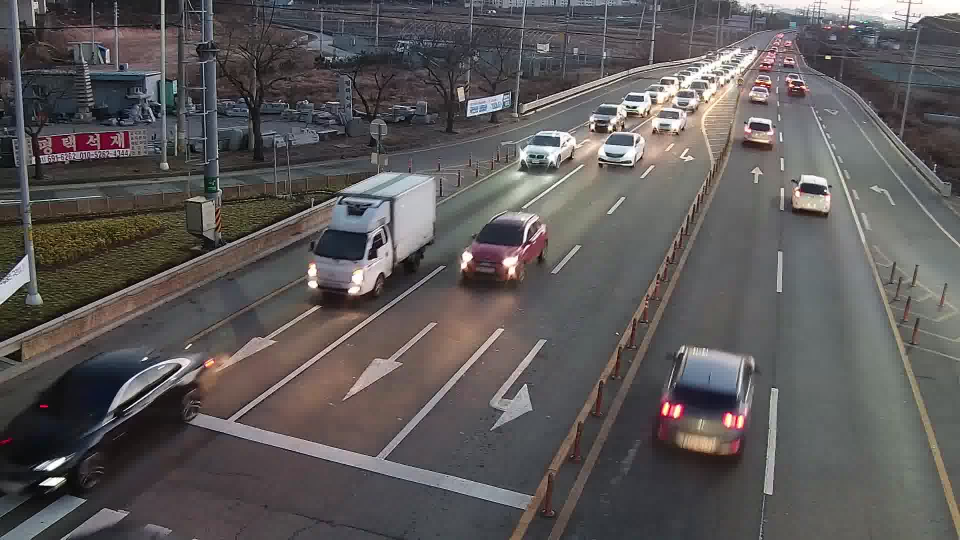
#> input picture images/001.jpg, 1920 x 1080 px (shown at 1/2 size); its folder holds only this picture in this run
$ python imageaug.py
#> lines starting #> are read from the running program, lines starting #| are printed output that depends on the picture
import cv2 as cv
import numpy as np
import math
import random
import os
from glob import glob


def imagebatch(folderpath):
#> called with folderpath = 'images'
    img_list = glob(folderpath+'/*.jpg')
    dataset_size = len(img_list)
    batch_image = []
    for n, path in enumerate(img_list[:dataset_size]):
        image = cv.imread(path)
#> image is the input picture: shape (1080, 1920, 3); mean B, G, R 88.9, 88.8, 92.6
        batch_image.append(image)
    return batch_image

def AffineTransform(imagearray, deg=0, scale=1, x_trans=0, y_trans=0, x_shear=0, y_shear=0):
    # -----h,w 값 할당 및 center 설정-----
    (h, w) = img.shape[:2]
    # -----Translation & shear transformation-----

    T_trans = np.float32([
        [1, 0, x_trans],
        [0, 1, y_trans],
        [0, 0, 1]])
    T_shear = np.float32([
        [1, x_shear, 0],
        [y_shear, 1, 0],
        [0, 0, 1]])

    T = T_trans @ T_shear
    T = np.delete(T, 2, axis=0)
    #     tns = cv.warpAffine(img, T, (w, h))
    tns = cv.warpAffine(img, T, (img.shape[1], img.shape[0]))

    #     cv.imshow("mid", tns)
    #     cv.waitKey(0)
    #     cv.destroyAllWindows()

    #     -----rotation & scale transformation-----
    #     (h, w) = tns.shape[:2]
    (cX, cY) = (tns.shape[1] / 2, tns.shape[0] / 2)

    T_rot = cv.getRotationMatrix2D((cX, cY), deg, scale)  # (center, angle, scale)
    rotated = cv.warpAffine(tns, T_rot, (tns.shape[1], tns.shape[0]))
    print(rotated.shape)
    return rotated

def RandomAffine(imagearray):
    # -----h,w 값 할당 및 center 설정-----
    (h, w) = imagearray.shape[:2]

    x_trans = random.randint(0, 0.3 * w)
    y_trans = random.randint(0, 0.3 * h)
    x_shear = random.uniform(0, 0.3)
    y_shear = random.uniform(0, 0.3)
    deg = random.randint(-30, 30)
    scale = random.uniform(0.5, 1.5)

    # -----Translation & shear transformation-----
    T_trans = np.float32([
        [1, 0, x_trans],
        [0, 1, y_trans],
        [0, 0, 1]])
    T_shear = np.float32([
        [1, x_shear, 0],
        [y_shear, 1, 0],
        [0, 0, 1]])

    T = T_trans @ T_shear
    T = np.delete(T, 2, axis=0)
    #     tns = cv.warpAffine(img, T, (w, h))
    tns = cv.warpAffine(imagearray, T, (imagearray.shape[1], imagearray.shape[0]))

    #     -----rotation & scale transformation-----

    (cX, cY) = (tns.shape[1] / 2, tns.shape[0] / 2)

    T_rot = cv.getRotationMatrix2D((cX, cY), deg, scale)  # (center, angle, scale)
    rotated = cv.warpAffine(tns, T_rot, (tns.shape[1], tns.shape[0]))
    return rotated

def RandomBrCtBl(imagearray):
    alpha = random.uniform(0.1,3)
    beta  = random.randint(1,100)
    kernel_size = random.randrange(1,31,2)
    img_BrCt = cv.convertScaleAbs(imagearray, -1 ,alpha, beta)
    Bl = cv.GaussianBlur(img_BrCt,(kernel_size,kernel_size),0)
    return Bl

def Randomautoaug(targetfolderpath,augmentedfolder):
    batch_image = imagebatch(targetfolderpath)
#> batch_image = 1 item
    batch_image = np.array(batch_image)
    if not os.path.exists(augmentedfolder):
        os.makedirs(augmentedfolder)


    for i in range(0,batch_image.shape[0]):
        img = batch_image[i]
        bc = RandomBrCtBl(img)
        ra = RandomAffine(bc)
        cv.imwrite(augmentedfolder+str(i)+'_aug.jpg',ra)
#> this loop made 1 pass
#> pass 1, in RandomBrCtBl, `img_BrCt = cv.convertScaleAbs(imagearray, -1 ,alpha, beta)`:
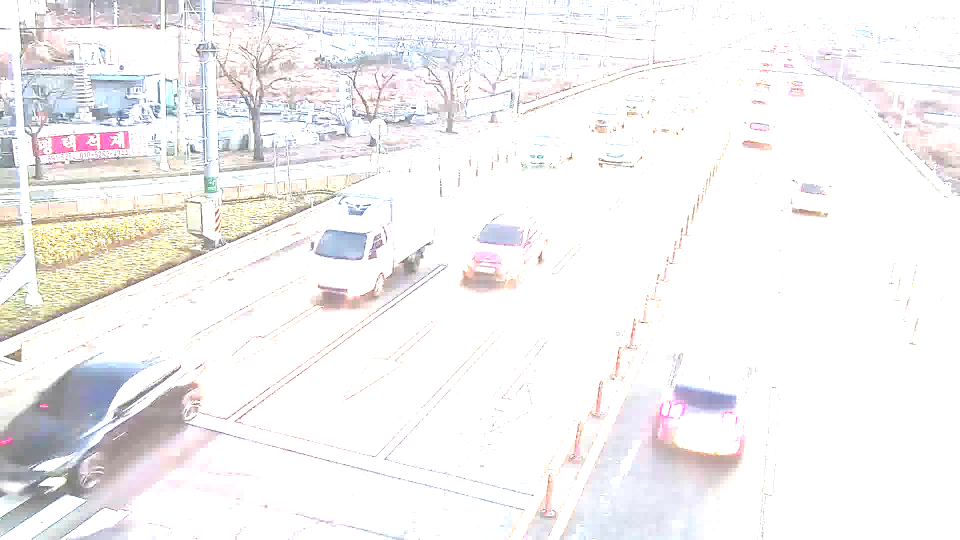
#> img_BrCt: shape (1080, 1920, 3) (shown at 1/2 size); mean B, G, R 242.8, 242.3, 244.1
#> pass 1, in RandomBrCtBl, `Bl = cv.GaussianBlur(img_BrCt,(kernel_size,kernel_size),0)`:
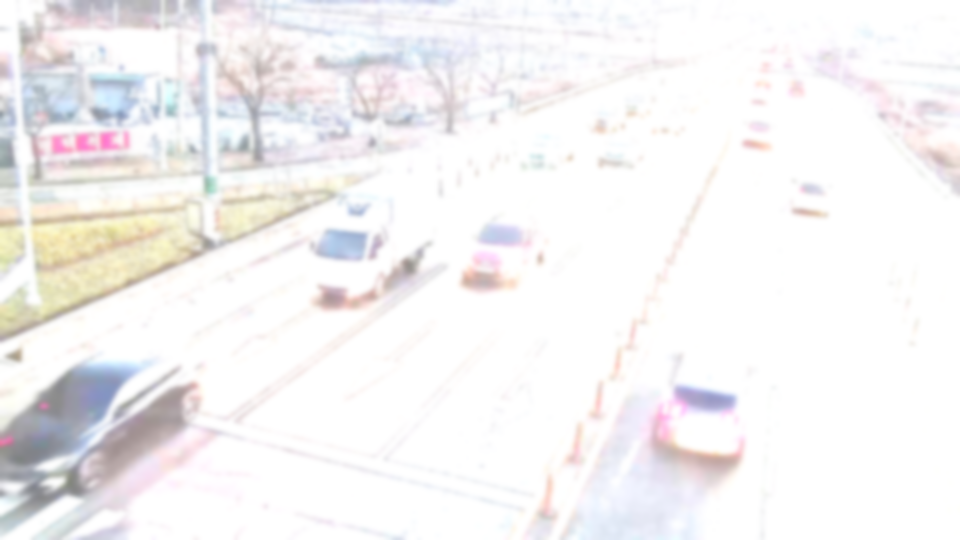
#> Bl: shape (1080, 1920, 3) (shown at 1/2 size); mean B, G, R 242.9, 242.3, 244.1
#> pass 1, in RandomAffine, `tns = cv.warpAffine(imagearray, T, (imagearray.shape[1], imagearray.sh..`:
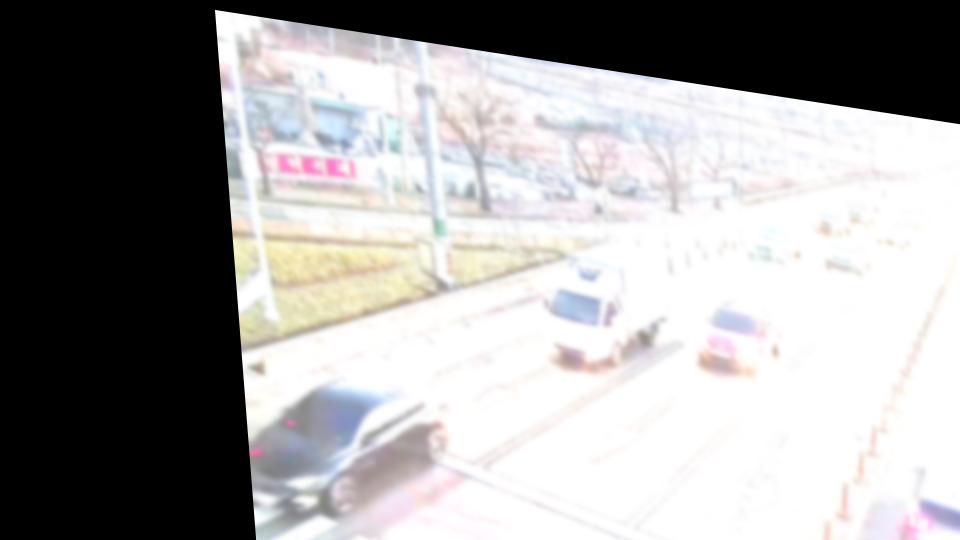
#> tns: shape (1080, 1920, 3) (shown at 1/2 size); mean B, G, R 157.1, 156.9, 158.3
#> pass 1, in RandomAffine, `rotated = cv.warpAffine(tns, T_rot, (tns.shape[1], tns.shape[0]))`:
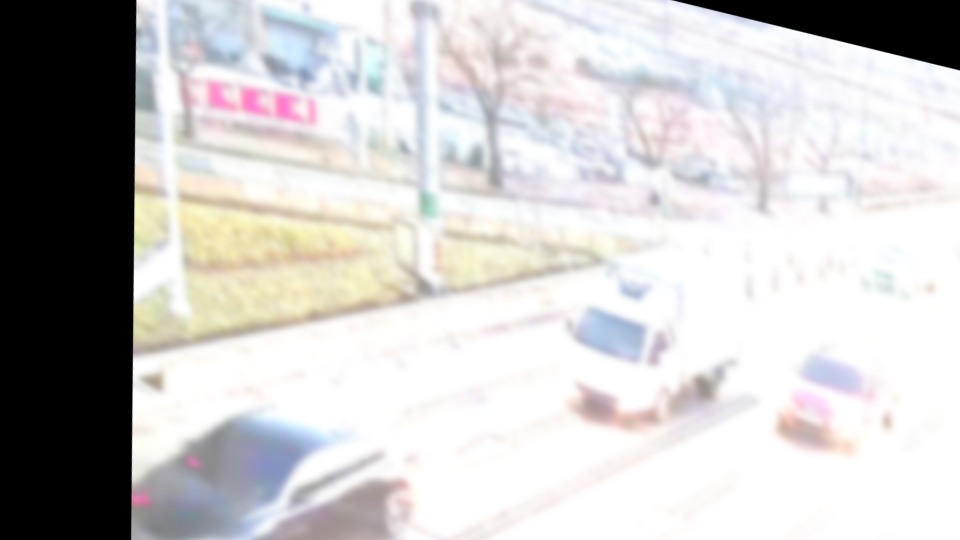
#> rotated: shape (1080, 1920, 3) (shown at 1/2 size); mean B, G, R 197.4, 197.8, 199.5

if __name__ == '__main__':

    targetfolderpath = 'images'
    augmentedfolder = 'augmented_output/'
    Randomautoaug(targetfolderpath, augmentedfolder)

$ run again, on images/005.jpg
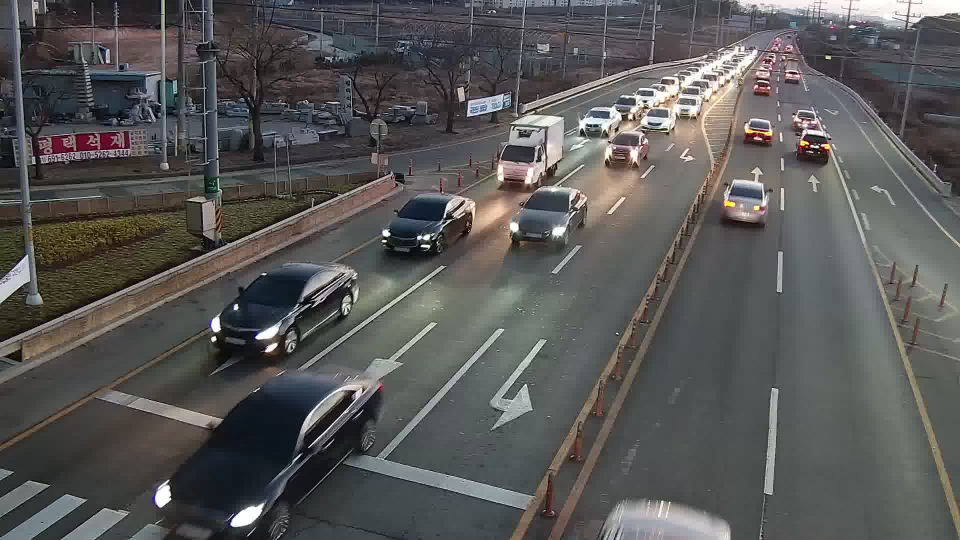
#> input picture images/005.jpg, 1920 x 1080 px (shown at 1/2 size)
#> in imagebatch, image is the input picture: shape (1080, 1920, 3); mean B, G, R 87, 87.9, 88.4
#> batch_image = 1 item
#> the loop in Randomautoaug, `for i in range(0,batch_image.shape[0]):` made 1 pass
#> pass 1, in RandomBrCtBl, `Bl = cv.GaussianBlur(img_BrCt,(kernel_size,kernel_size),0)`:
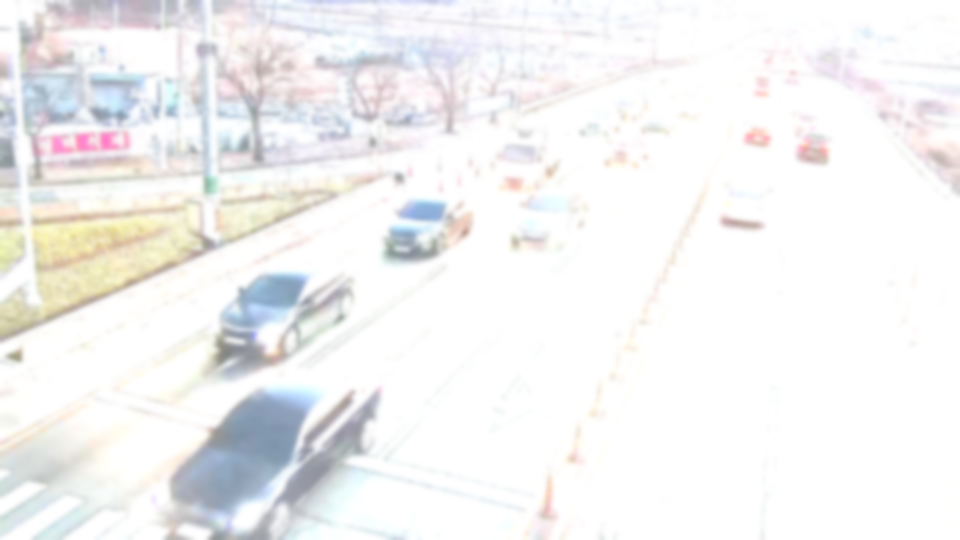
#> Bl: shape (1080, 1920, 3) (shown at 1/2 size); mean B, G, R 242.3, 242.3, 242.6
#> pass 1, in RandomAffine, `rotated = cv.warpAffine(tns, T_rot, (tns.shape[1], tns.shape[0]))`:
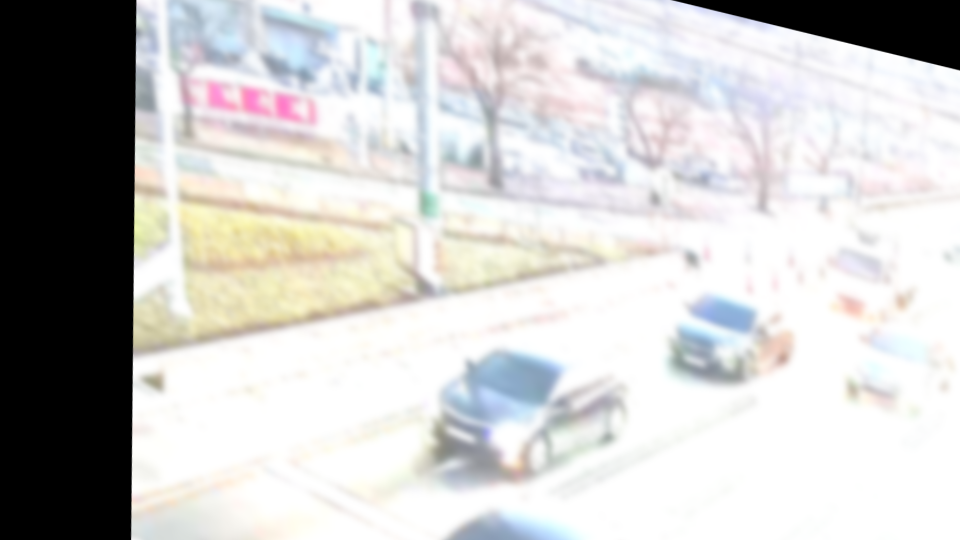
#> rotated: shape (1080, 1920, 3) (shown at 1/2 size); mean B, G, R 198.4, 199.5, 200.2

$ run again, on images/006.jpg
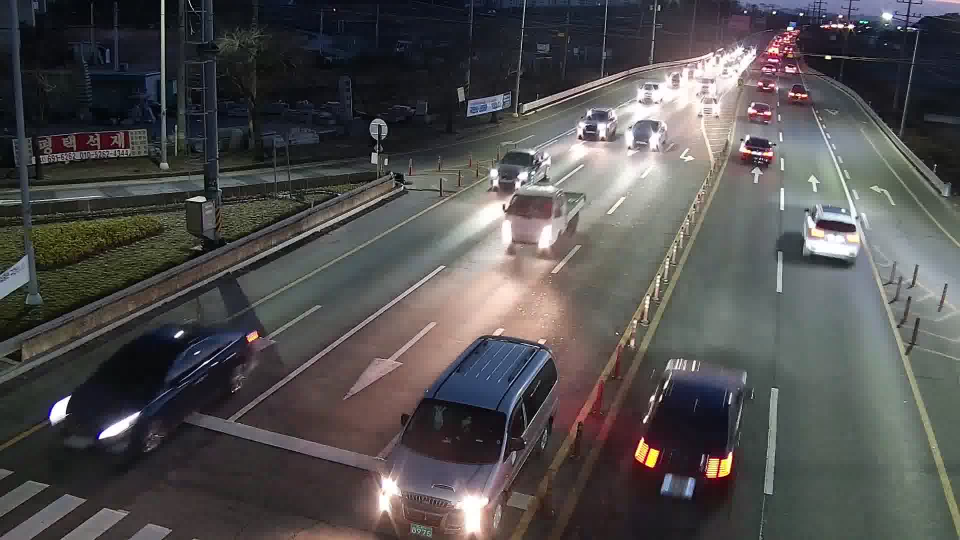
#> input picture images/006.jpg, 1920 x 1080 px (shown at 1/2 size)
#> in imagebatch, image is the input picture: shape (1080, 1920, 3); mean B, G, R 79.2, 79, 80.9
#> batch_image = 1 item
#> the loop in Randomautoaug, `for i in range(0,batch_image.shape[0]):` made 1 pass
#> pass 1, in RandomAffine, `tns = cv.warpAffine(imagearray, T, (imagearray.shape[1], imagearray.sh..`:
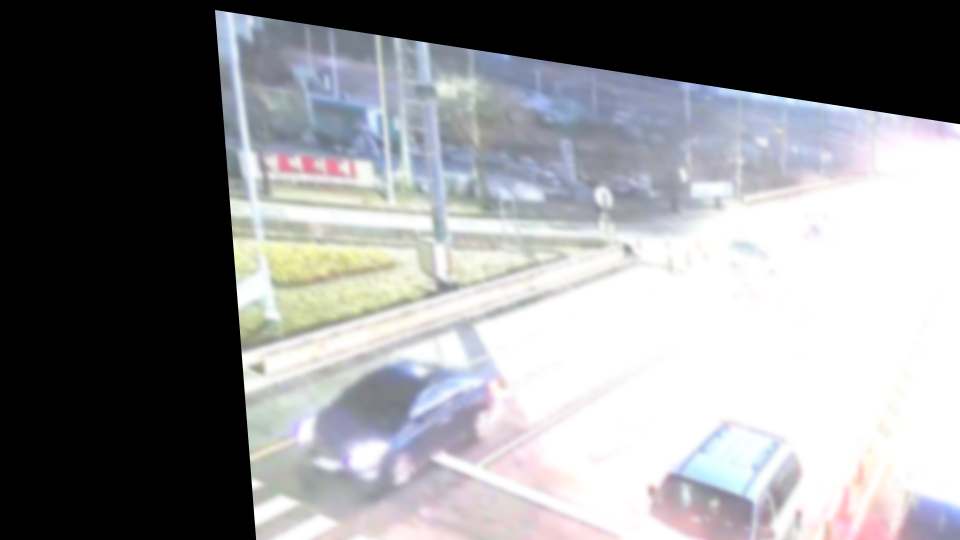
#> tns: shape (1080, 1920, 3) (shown at 1/2 size); mean B, G, R 144.8, 142.2, 141.5
#> pass 1, in RandomAffine, `rotated = cv.warpAffine(tns, T_rot, (tns.shape[1], tns.shape[0]))`:
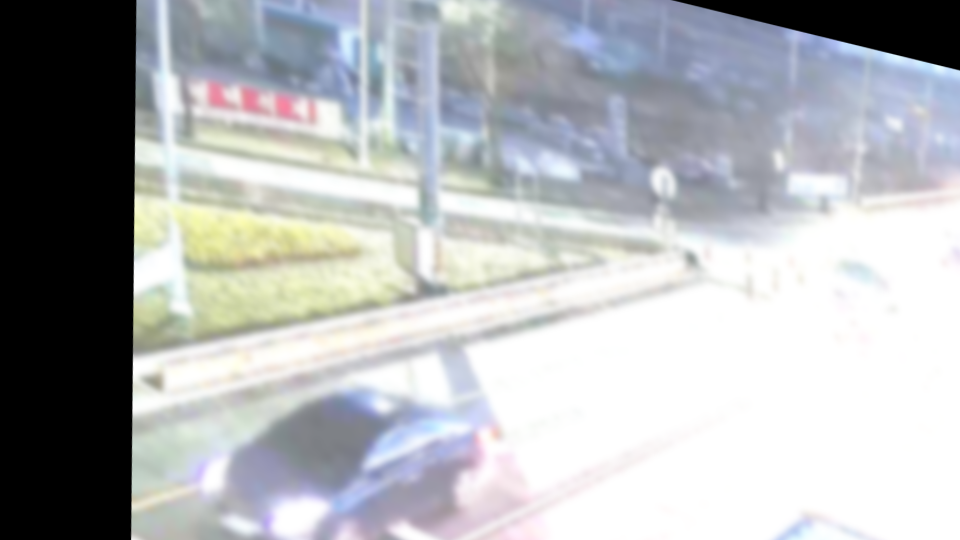
#> rotated: shape (1080, 1920, 3) (shown at 1/2 size); mean B, G, R 180.9, 178.4, 175.9

$ run again, on images/002.jpg
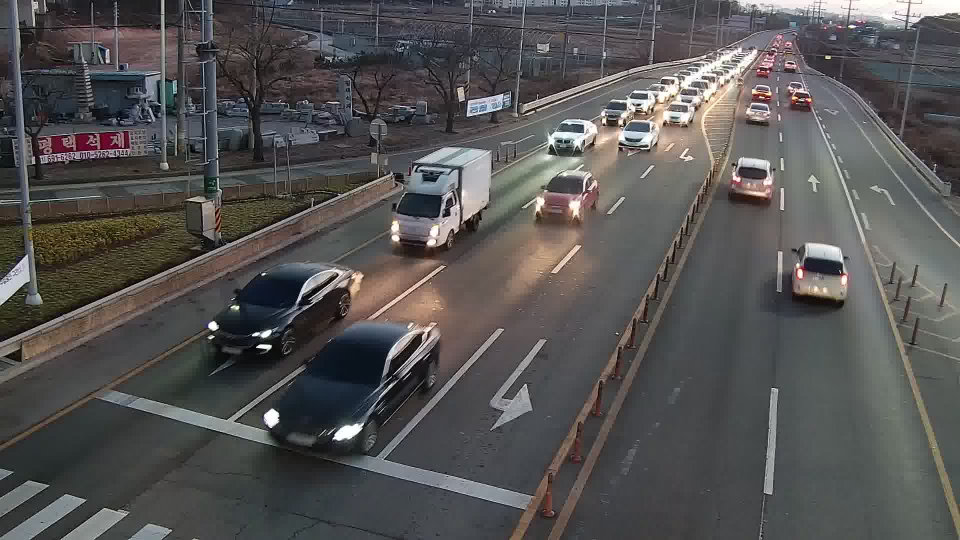
#> input picture images/002.jpg, 1920 x 1080 px (shown at 1/2 size)
#> in imagebatch, image is the input picture: shape (1080, 1920, 3); mean B, G, R 83.5, 83.8, 85.5
#> batch_image = 1 item
#> the loop in Randomautoaug, `for i in range(0,batch_image.shape[0]):` made 1 pass
#> pass 1, in RandomBrCtBl, `Bl = cv.GaussianBlur(img_BrCt,(kernel_size,kernel_size),0)`:
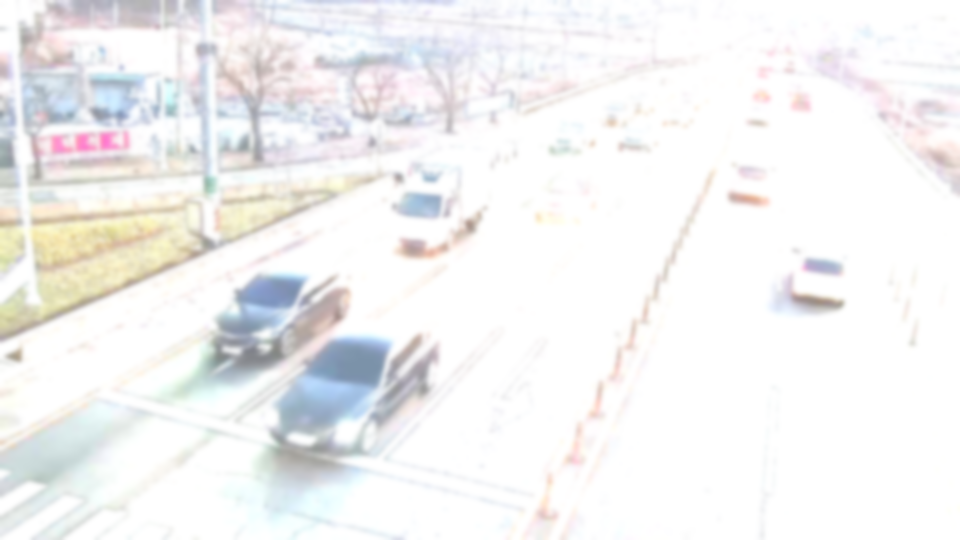
#> Bl: shape (1080, 1920, 3) (shown at 1/2 size); mean B, G, R 242.2, 242, 242.4
#> pass 1, in RandomAffine, `rotated = cv.warpAffine(tns, T_rot, (tns.shape[1], tns.shape[0]))`:
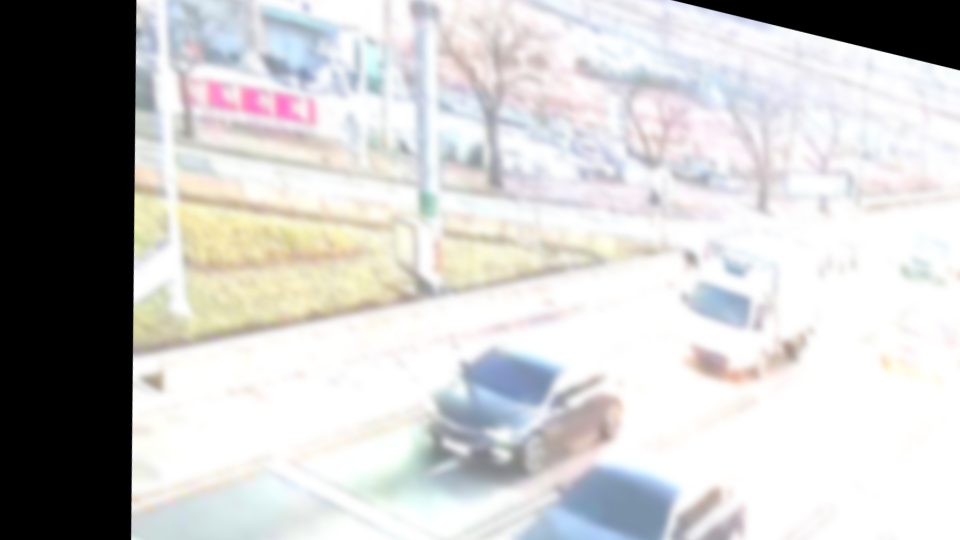
#> rotated: shape (1080, 1920, 3) (shown at 1/2 size); mean B, G, R 196.3, 196.9, 197.4

$ run again, on images/003.jpg
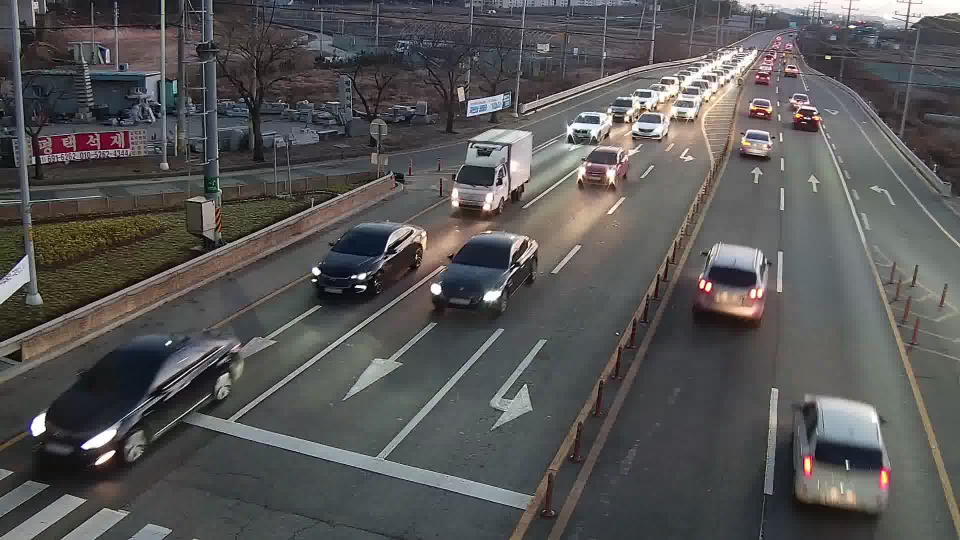
#> input picture images/003.jpg, 1920 x 1080 px (shown at 1/2 size)
#> in imagebatch, image is the input picture: shape (1080, 1920, 3); mean B, G, R 85.7, 85.9, 87.1
#> batch_image = 1 item
#> the loop in Randomautoaug, `for i in range(0,batch_image.shape[0]):` made 1 pass
#> pass 1, in RandomAffine, `rotated = cv.warpAffine(tns, T_rot, (tns.shape[1], tns.shape[0]))`:
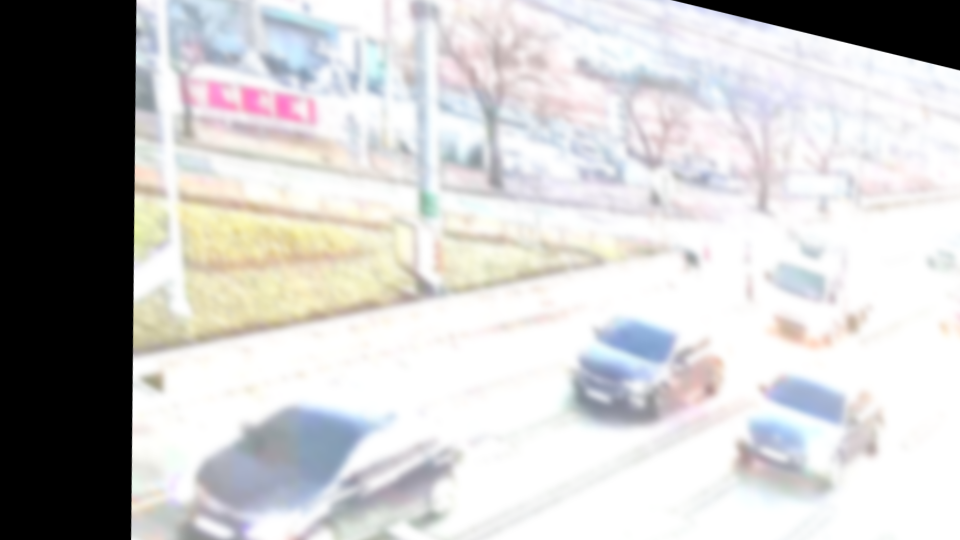
#> rotated: shape (1080, 1920, 3) (shown at 1/2 size); mean B, G, R 196.5, 196.6, 197.4
